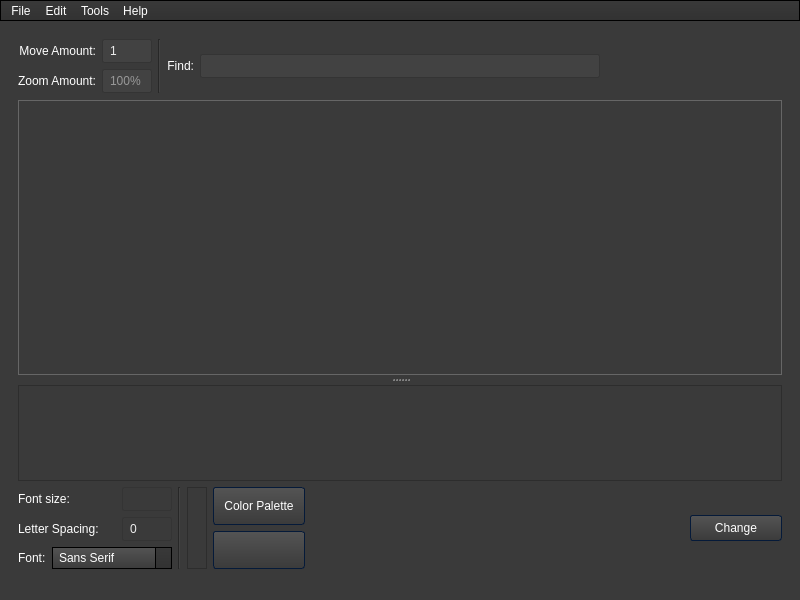
<?xml version="1.0" encoding="UTF-8"?>
<ui version="4.0">
 <class>MainWindow</class>
 <widget class="QMainWindow" name="MainWindow">
  <property name="geometry">
   <rect>
    <x>0</x>
    <y>0</y>
    <width>800</width>
    <height>600</height>
   </rect>
  </property>
  <property name="windowTitle">
   <string>MainWindow</string>
  </property>
  <property name="styleSheet">
   <string notr="true">/*-----QWidget-----*/
QWidget
{
	background-color: #3a3a3a;
	color: #fff;
	selection-background-color: #2ee6e6;
	selection-color: #000;

}


/*-----QLabel-----*/
QLabel
{
	background-color: transparent;
	color: #fff;

}


/*-----QMenuBar-----*/
QMenuBar
{
	background-color: qlineargradient(spread:repeat, x1:1, y1:0, x2:1, y2:1, stop:0 rgba(57, 57, 57, 255),stop:1 rgba(50, 50, 50, 255));
	border: 1px solid #000;
	color: #fff;

}


QMenuBar::item
{
	background-color: transparent;

}


QMenuBar::item:selected
{
	background-color: rgba(54, 201, 201, 20%);
	border: 1px solid #2ee6e6;
	color: #fff;

}


QMenuBar::item:pressed
{
	background-color: rgb(54, 201, 201);
	border: 1px solid #2ee6e6;
	color: #fff;

}


/*-----QMenu-----*/
QMenu
{
    background-color: qlineargradient(spread:repeat, x1:1, y1:0, x2:1, y2:1, stop:0 rgba(57, 57, 57, 255),stop:1 rgba(50, 50, 50, 255));
    border: 1px solid #222;
    padding: 4px;
	color: #fff;

}


QMenu::item
{
    background-color: transparent;
    padding: 2px 20px 2px 20px;

}


QMenu::separator
{
	background-color: rgb(54, 201, 201);
	height: 1px;

}


QMenu::item:disabled
{
    color: #555;
    background-color: transparent;
    padding: 2px 20px 2px 20px;

}


QMenu::item:selected
{
	background-color: rgba(54, 201, 201, 20%);
	border: 1px solid #2ee6e6;
	color: #fff;

}


/*-----QToolBar-----*/
QToolBar
{
	background-color: qlineargradient(spread:repeat, x1:1, y1:0, x2:1, y2:1, stop:0 rgba(69, 69, 69, 255),stop:1 rgba(58, 58, 58, 255));
	border-top: none;
	border-bottom: 1px solid #4f4f4f;
	border-left: 1px solid #4f4f4f;
	border-right: 1px solid #4f4f4f;

}


QToolBar::separator
{
	background-color: #2e2e2e;
	width: 1px;

}


/*-----QToolButton-----*/
QToolButton
{
	background-color: transparent;
	color: #fff;
	padding: 5px;
	padding-left: 8px;
	padding-right: 8px;
	margin-left: 1px;
}


QToolButton:hover
{
	background-color: rgba(54, 201, 201, 20%);
	border: 1px solid #2ee6e6;
	color: #fff;

}


QToolButton:pressed
{
	background-color: qlineargradient(spread:repeat, x1:1, y1:0, x2:1, y2:1, stop:0 rgba(57, 57, 57, 255),stop:1 rgba(50, 50, 50, 255));
	border: 1px solid #2ee6e6;

}


QToolButton:checked
{
	background-color: qlineargradient(spread:repeat, x1:1, y1:0, x2:1, y2:1, stop:0 rgba(57, 57, 57, 255),stop:1 rgba(50, 50, 50, 255));
	border: 1px solid #222;
}


/*-----QPushButton-----*/
QPushButton
{
	background-color: qlineargradient(spread:repeat, x1:1, y1:0, x2:1, y2:1, stop:0 rgba(84, 84, 84, 255),stop:1 rgba(59, 59, 59, 255));
	color: #ffffff;
	min-width: 80px;
	border-style: solid;
	border-width: 1px;
	border-radius: 3px;
	border-color: #051a39;
	padding: 5px;

}


QPushButton::flat
{
	background-color: transparent;
	border: none;
	color: #fff;

}


QPushButton::disabled
{
	background-color: #404040;
	color: #656565;
	border-color: #051a39;

}


QPushButton::hover
{
	background-color: rgba(54, 201, 201, 40%);
	border: 1px solid #2ee6e6;

}


QPushButton::pressed
{
	background-color: qlineargradient(spread:repeat, x1:1, y1:0, x2:1, y2:1, stop:0 rgba(74, 74, 74, 255),stop:1 rgba(49, 49, 49, 255));
	border: 1px solid #2ee6e6;

}


QPushButton::checked
{
	background-color: qlineargradient(spread:repeat, x1:1, y1:0, x2:1, y2:1, stop:0 rgba(74, 74, 74, 255),stop:1 rgba(49, 49, 49, 255));
	border: 1px solid #222;

}


/*-----QLineEdit-----*/
QLineEdit
{
	background-color: #131313;
	color : #eee;
	border: 1px solid #343434;
	border-radius: 2px;
	padding: 3px;
	padding-left: 5px;

}


/*-----QPlainTExtEdit-----*/
QPlainTextEdit
{
	background-color: #131313;
	color : #eee;
	border: 1px solid #343434;
	border-radius: 2px;
	padding: 3px;
	padding-left: 5px;

}


/*-----QTabBar-----*/
QTabBar::tab
{
	background-color: qlineargradient(spread:repeat, x1:1, y1:0, x2:1, y2:1, stop:0 rgba(84, 84, 84, 255),stop:1 rgba(59, 59, 59, 255));
	color: #ffffff;
	border-style: solid;
	border-width: 1px;
	border-color: #666;
	border-bottom: none;
	padding: 5px;
	padding-left: 15px;
	padding-right: 15px;

}


QTabWidget::pane
{
	background-color: red;
	border: 1px solid #666;
	top: 1px;

}


QTabBar::tab:last
{
	margin-right: 0;

}


QTabBar::tab:first:!selected
{
	background-color: #0c0c0d;
	margin-left: 0px;

}


QTabBar::tab:!selected
{
	color: #b1b1b1;
	border-bottom-style: solid;
	background-color: #0c0c0d;

}


QTabBar::tab:selected
{
	margin-bottom: 0px;

}


QTabBar::tab:!selected:hover
{
	border-top-color: #2ee6e6;

}


/*-----QComboBox-----*/
QComboBox
{
    background-color: qlineargradient(spread:repeat, x1:1, y1:0, x2:1, y2:1, stop:0 rgba(84, 84, 84, 255),stop:1 rgba(59, 59, 59, 255));
    border: 1px solid #000;
    padding-left: 6px;
    color: #ffffff;
    height: 20px;

}


QComboBox::disabled
{
	background-color: #404040;
	color: #656565;
	border-color: #051a39;

}


QComboBox:on
{
    background-color: #2ee6e6;
	color: #000;

}


QComboBox QAbstractItemView
{
    background-color: #383838;
    color: #ffffff;
    border: 1px solid black;
    selection-background-color: #2ee6e6;
    outline: 0;

}

QComboBox::drop-down
{
	background-color: qlineargradient(spread:repeat, x1:1, y1:0, x2:1, y2:1, stop:0 rgba(57, 57, 57, 255),stop:1 rgba(50, 50, 50, 255));
    subcontrol-origin: padding;
    subcontrol-position: top right;
    width: 15px;
    border-left-width: 1px;
    border-left-color: black;
    border-left-style: solid;

}


QComboBox::down-arrow
{
    image: url(://arrow-down.png);
    width: 8px;
    height: 8px;
}


/*-----QSpinBox &amp; QDateTimeEdit-----*/
QSpinBox,
QDateTimeEdit
{
    background-color: #131313;
	color : #eee;
	border: 1px solid #343434;
	padding: 3px;
	padding-left: 5px;
    border-radius : 2px;

}


QSpinBox::up-button,
QDateTimeEdit::up-button
{
	border-top-right-radius:2px;
	background-color: #777777;
    width: 16px;
    border-width: 1px;

}


QSpinBox::up-button:hover,
QDateTimeEdit::up-button:hover
{
	background-color: #585858;

}


QSpinBox::up-button:pressed,
QDateTimeEdit::up-button:pressed
{
	background-color: #252525;
    width: 16px;
    border-width: 1px;

}


QSpinBox::up-arrow,
QDateTimeEdit::up-arrow
{
    image: url(://arrow-up.png);
    width: 7px;
    height: 7px;

}


QSpinBox::down-button,
QDateTimeEdit::down-button
{
	border-bottom-right-radius:2px;
	background-color: #777777;
    width: 16px;
    border-width: 1px;

}


QSpinBox::down-button:hover,
QDateTimeEdit::down-button:hover
{
	background-color: #585858;

}


QSpinBox::down-button:pressed,
QDateTimeEdit::down-button:pressed
{
	background-color: #252525;
    width: 16px;
    border-width: 1px;

}


QSpinBox::down-arrow,
QDateTimeEdit::down-arrow
{
    image: url(://arrow-down.png);
    width: 7px;
    height: 7px;

}


/*-----QGroupBox-----*/
QGroupBox
{
    border: 1px solid;
    border-color: #666666;
	border-radius: 5px;
    margin-top: 20px;

}


QGroupBox::title
{
    background-color: transparent;
    color: #eee;
    subcontrol-origin: margin;
    padding: 5px;
	border-top-left-radius: 3px;
	border-top-right-radius: 3px;

}


/*-----QHeaderView-----*/
QHeaderView::section
{
    background-color: qlineargradient(spread:repeat, x1:1, y1:0, x2:1, y2:1, stop:0 rgba(60, 60, 60, 255),stop:1 rgba(50, 50, 50, 255));
	border: 1px solid #000;
    color: #fff;
    text-align: left;
	padding: 4px;

}


QHeaderView::section:disabled
{
    background-color: #525251;
    color: #656565;

}


QHeaderView::section:checked
{
    background-color: qlineargradient(spread:repeat, x1:1, y1:0, x2:1, y2:1, stop:0 rgba(60, 60, 60, 255),stop:1 rgba(50, 50, 50, 255));
    color: #fff;

}


QHeaderView::section::vertical::first,
QHeaderView::section::vertical::only-one
{
    border-top: 1px solid #353635;

}


QHeaderView::section::vertical
{
    border-top: 1px solid #353635;

}


QHeaderView::section::horizontal::first,
QHeaderView::section::horizontal::only-one
{
    border-left: 1px solid #353635;

}


QHeaderView::section::horizontal
{
    border-left: 1px solid #353635;

}


QTableCornerButton::section
{
    background-color: qlineargradient(spread:repeat, x1:1, y1:0, x2:1, y2:1, stop:0 rgba(60, 60, 60, 255),stop:1 rgba(50, 50, 50, 255));
	border: 1px solid #000;
    color: #fff;

}


/*-----QTreeWidget-----*/
QTreeView
{
	show-decoration-selected: 1;
	alternate-background-color: #3a3a3a;
	selection-color: #fff;
	background-color: #2d2d2d;
	border: 1px solid gray;
	padding-top : 5px;
	color: #fff;
	font: 8pt;

}


QTreeView::item:selected
{
	color:#fff;
	background-color: #2ee6e6;
	border-radius: 0px;

}


QTreeView::item:!selected:hover
{
    background-color: #262626;
    border: none;
    color: white;

}


QTreeView::branch:has-children:!has-siblings:closed,
QTreeView::branch:closed:has-children:has-siblings
{
	image: url(://tree-closed.png);

}


QTreeView::branch:open:has-children:!has-siblings,
QTreeView::branch:open:has-children:has-siblings
{
	image: url(://tree-open.png);

}


/*-----QListView-----*/
QListView
{
	background-color: qlineargradient(spread:repeat, x1:1, y1:0, x2:1, y2:1, stop:0 rgba(83, 83, 83, 255),stop:0.293269 rgba(81, 81, 81, 255),stop:0.634615 rgba(79, 79, 79, 255),stop:1 rgba(83, 83, 83, 255));
    border : none;
    color: white;
    show-decoration-selected: 1;
    outline: 0;
	border: 1px solid gray;

}


QListView::disabled
{
	background-color: #656565;
	color: #1b1b1b;
    border: 1px solid #656565;

}


QListView::item
{
	background-color: #2d2d2d;
    padding: 1px;

}


QListView::item:alternate
{
    background-color: #3a3a3a;

}


QListView::item:selected
{
	background-color: #2ee6e6;
	border: 1px solid #2ee6e6;
	color: #fff;

}


QListView::item:selected:!active
{
	background-color: #2ee6e6;
	border: 1px solid #2ee6e6;
	color: #fff;

}


QListView::item:selected:active
{
	background-color: #2ee6e6;
	border: 1px solid #2ee6e6;
	color: #fff;

}


QListView::item:hover {
    background-color: #262626;
    border: none;
    color: white;

}


/*-----QCheckBox-----*/
QCheckBox
{
	background-color: transparent;
    color: lightgray;
	border: none;

}


QCheckBox::indicator
{
    background-color: #323232;
    border: 1px solid darkgray;
    width: 12px;
    height: 12px;

}


QCheckBox::indicator:checked
{
    image:url(&quot;./ressources/check.png&quot;);
	background-color: #2ee6e6;
    border: 1px solid #3a546e;

}


QCheckBox::indicator:unchecked:hover
{
	border: 1px solid #2ee6e6;

}


QCheckBox::disabled
{
	color: #656565;

}


QCheckBox::indicator:disabled
{
	background-color: #656565;
	color: #656565;
    border: 1px solid #656565;

}


/*-----QRadioButton-----*/
QRadioButton
{
	color: lightgray;
	background-color: transparent;

}


QRadioButton::indicator::unchecked:hover
{
	background-color: lightgray;
	border: 2px solid #2ee6e6;
	border-radius: 6px;
}


QRadioButton::indicator::checked
{
	border: 2px solid #2ee6e6;
	border-radius: 6px;
	background-color: rgba(183,134,32,20%);
	width: 9px;
	height: 9px;

}


/*-----QSlider-----*/
QSlider::groove:horizontal
{
	background-color: transparent;
	height: 3px;

}


QSlider::sub-page:horizontal
{
	background-color: #2ee6e6;

}


QSlider::add-page:horizontal
{
	background-color: #131313;

}


QSlider::handle:horizontal
{
	background-color: #2ee6e6;
	width: 14px;
	margin-top: -6px;
	margin-bottom: -6px;
	border-radius: 6px;

}


QSlider::handle:horizontal:hover
{
	background-color: #d89e25;
	border-radius: 6px;

}


QSlider::sub-page:horizontal:disabled
{
	background-color: #bbb;
	border-color: #999;

}


QSlider::add-page:horizontal:disabled
{
	background-color: #eee;
	border-color: #999;

}


QSlider::handle:horizontal:disabled
{
	background-color: #eee;
	border: 1px solid #aaa;
	border-radius: 3px;

}


/*-----QScrollBar-----*/
QScrollBar:horizontal
{
    border: 1px solid #222222;
    background-color: #3d3d3d;
    height: 15px;
    margin: 0px 16px 0 16px;

}


QScrollBar::handle:horizontal
{
	background-color: qlineargradient(spread:repeat, x1:1, y1:0, x2:1, y2:1, stop:0 rgba(97, 97, 97, 255),stop:1 rgba(90, 90, 90, 255));
	border: 1px solid #2d2d2d;
    min-height: 20px;

}


QScrollBar::add-line:horizontal
{
	background-color: qlineargradient(spread:repeat, x1:1, y1:0, x2:1, y2:1, stop:0 rgba(97, 97, 97, 255),stop:1 rgba(90, 90, 90, 255));
	border: 1px solid #2d2d2d;
    width: 15px;
    subcontrol-position: right;
    subcontrol-origin: margin;

}


QScrollBar::sub-line:horizontal
{
	background-color: qlineargradient(spread:repeat, x1:1, y1:0, x2:1, y2:1, stop:0 rgba(97, 97, 97, 255),stop:1 rgba(90, 90, 90, 255));
	border: 1px solid #2d2d2d;
    width: 15px;
    subcontrol-position: left;
    subcontrol-origin: margin;

}


QScrollBar::right-arrow:horizontal
{
    image: url(://arrow-right.png);
    width: 6px;
    height: 6px;

}


QScrollBar::left-arrow:horizontal
{
    image: url(://arrow-left.png);
    width: 6px;
    height: 6px;

}


QScrollBar::add-page:horizontal, QScrollBar::sub-page:horizontal
{
    background: none;

}


QScrollBar:vertical
{
    background-color: #3d3d3d;
    width: 16px;
	border: 1px solid #2d2d2d;
    margin: 16px 0px 16px 0px;

}


QScrollBar::handle:vertical
{
    background-color: qlineargradient(spread:repeat, x1:1, y1:0, x2:1, y2:1, stop:0 rgba(97, 97, 97, 255),stop:1 rgba(90, 90, 90, 255));
	border: 1px solid #2d2d2d;
    min-height: 20px;

}


QScrollBar::add-line:vertical
{
	background-color: qlineargradient(spread:repeat, x1:1, y1:0, x2:1, y2:1, stop:0 rgba(97, 97, 97, 255),stop:1 rgba(90, 90, 90, 255));
	border: 1px solid #2d2d2d;
    height: 15px;
    subcontrol-position: bottom;
    subcontrol-origin: margin;

}


QScrollBar::sub-line:vertical
{
	background-color: qlineargradient(spread:repeat, x1:1, y1:0, x2:1, y2:1, stop:0 rgba(97, 97, 97, 255),stop:1 rgba(90, 90, 90, 255));
	border: 1px solid #2d2d2d;
    height: 15px;
    subcontrol-position: top;
    subcontrol-origin: margin;

}


QScrollBar::up-arrow:vertical
{
    image: url(://arrow-up.png);
    width: 6px;
    height: 6px;

}


QScrollBar::down-arrow:vertical
{
    image: url(://arrow-down.png);
    width: 6px;
    height: 6px;

}


QScrollBar::add-page:vertical, QScrollBar::sub-page:vertical
{
    background: none;

}


/*-----QProgressBar-----*/
QProgressBar
{
    border: 1px solid #666666;
    text-align: center;
	color: #000;
	font-weight: bold;

}


QProgressBar::chunk
{
    background-color: #2ee6e6;
    width: 30px;
    margin: 0.5px;

}
</string>
  </property>
  <widget class="QWidget" name="centralwidget">
   <layout class="QVBoxLayout" name="verticalLayout_9">
    <item>
     <widget class="QWidget" name="widget_3" native="true">
      <layout class="QVBoxLayout" name="verticalLayout_20">
       <property name="bottomMargin">
        <number>0</number>
       </property>
       <item>
        <layout class="QVBoxLayout" name="ImageScrollLayout">
         <item>
          <layout class="QVBoxLayout" name="Edit">
           <item>
            <widget class="QSplitter" name="splitter">
             <property name="sizePolicy">
              <sizepolicy hsizetype="Preferred" vsizetype="Preferred">
               <horstretch>0</horstretch>
               <verstretch>0</verstretch>
              </sizepolicy>
             </property>
             <property name="orientation">
              <enum>Qt::Vertical</enum>
             </property>
             <property name="handleWidth">
              <number>10</number>
             </property>
             <widget class="QWidget" name="Edit_2" native="true">
              <property name="sizePolicy">
               <sizepolicy hsizetype="Preferred" vsizetype="Minimum">
                <horstretch>0</horstretch>
                <verstretch>8</verstretch>
               </sizepolicy>
              </property>
              <layout class="QVBoxLayout" name="verticalLayout_2">
               <item>
                <layout class="QHBoxLayout" name="horizontalLayout" stretch="0,0,0,3">
                 <item>
                  <layout class="QVBoxLayout" name="verticalLayout_3">
                   <property name="sizeConstraint">
                    <enum>QLayout::SetFixedSize</enum>
                   </property>
                   <item>
                    <layout class="QHBoxLayout" name="horizontalLayout_12">
                     <item>
                      <widget class="QLabel" name="label_3">
                       <property name="text">
                        <string>Move Amount:</string>
                       </property>
                       <property name="alignment">
                        <set>Qt::AlignRight|Qt::AlignTrailing|Qt::AlignVCenter</set>
                       </property>
                      </widget>
                     </item>
                     <item>
                      <widget class="QLineEdit" name="moveFactor">
                       <property name="maximumSize">
                        <size>
                         <width>50</width>
                         <height>16777215</height>
                        </size>
                       </property>
                       <property name="styleSheet">
                        <string notr="true">.QLineEdit{
	background: rgba(255, 255, 255, 10)
}</string>
                       </property>
                       <property name="text">
                        <string>1</string>
                       </property>
                      </widget>
                     </item>
                    </layout>
                   </item>
                   <item>
                    <layout class="QHBoxLayout" name="horizontalLayout_11">
                     <item>
                      <widget class="QLabel" name="zoomLabel">
                       <property name="text">
                        <string>Zoom Amount:</string>
                       </property>
                       <property name="alignment">
                        <set>Qt::AlignRight|Qt::AlignTrailing|Qt::AlignVCenter</set>
                       </property>
                      </widget>
                     </item>
                     <item>
                      <widget class="QLineEdit" name="zoomFactor">
                       <property name="sizePolicy">
                        <sizepolicy hsizetype="Expanding" vsizetype="Fixed">
                         <horstretch>0</horstretch>
                         <verstretch>0</verstretch>
                        </sizepolicy>
                       </property>
                       <property name="maximumSize">
                        <size>
                         <width>50</width>
                         <height>16777215</height>
                        </size>
                       </property>
                       <property name="autoFillBackground">
                        <bool>false</bool>
                       </property>
                       <property name="styleSheet">
                        <string notr="true">.QLineEdit{
	background: rgba(255, 255, 255, 10)
}</string>
                       </property>
                       <property name="text">
                        <string/>
                       </property>
                       <property name="maxLength">
                        <number>5</number>
                       </property>
                       <property name="placeholderText">
                        <string>100%</string>
                       </property>
                      </widget>
                     </item>
                    </layout>
                   </item>
                  </layout>
                 </item>
                 <item>
                  <widget class="Line" name="line_2">
                   <property name="orientation">
                    <enum>Qt::Vertical</enum>
                   </property>
                  </widget>
                 </item>
                 <item>
                  <layout class="QHBoxLayout" name="horizontalLayout_4">
                   <property name="sizeConstraint">
                    <enum>QLayout::SetFixedSize</enum>
                   </property>
                   <item>
                    <widget class="QLabel" name="label">
                     <property name="text">
                      <string>Find:</string>
                     </property>
                     <property name="alignment">
                      <set>Qt::AlignRight|Qt::AlignTrailing|Qt::AlignVCenter</set>
                     </property>
                    </widget>
                   </item>
                   <item>
                    <widget class="QLineEdit" name="find">
                     <property name="minimumSize">
                      <size>
                       <width>400</width>
                       <height>0</height>
                      </size>
                     </property>
                     <property name="styleSheet">
                      <string notr="true">.QLineEdit{
	background: rgba(255, 255, 255, 10)
}</string>
                     </property>
                    </widget>
                   </item>
                  </layout>
                 </item>
                 <item>
                  <spacer name="horizontalSpacer">
                   <property name="orientation">
                    <enum>Qt::Horizontal</enum>
                   </property>
                   <property name="sizeHint" stdset="0">
                    <size>
                     <width>40</width>
                     <height>20</height>
                    </size>
                   </property>
                  </spacer>
                 </item>
                </layout>
               </item>
               <item>
                <widget class="QTabWidget" name="tab">
                 <property name="styleSheet">
                  <string notr="true">border:  0px</string>
                 </property>
                 <property name="currentIndex">
                  <number>-1</number>
                 </property>
                 <property name="elideMode">
                  <enum>Qt::ElideNone</enum>
                 </property>
                 <property name="tabsClosable">
                  <bool>true</bool>
                 </property>
                 <property name="movable">
                  <bool>true</bool>
                 </property>
                </widget>
               </item>
              </layout>
             </widget>
             <widget class="QWidget" name="TextEditContainer" native="true">
              <property name="sizePolicy">
               <sizepolicy hsizetype="Preferred" vsizetype="Preferred">
                <horstretch>0</horstretch>
                <verstretch>1</verstretch>
               </sizepolicy>
              </property>
              <property name="minimumSize">
               <size>
                <width>0</width>
                <height>100</height>
               </size>
              </property>
              <property name="maximumSize">
               <size>
                <width>16777215</width>
                <height>16777215</height>
               </size>
              </property>
              <property name="baseSize">
               <size>
                <width>0</width>
                <height>0</height>
               </size>
              </property>
              <layout class="QVBoxLayout" name="verticalLayout">
               <property name="sizeConstraint">
                <enum>QLayout::SetMinAndMaxSize</enum>
               </property>
               <property name="bottomMargin">
                <number>0</number>
               </property>
               <item>
                <widget class="QTextEdit" name="textEdit">
                 <property name="sizePolicy">
                  <sizepolicy hsizetype="Preferred" vsizetype="Preferred">
                   <horstretch>0</horstretch>
                   <verstretch>0</verstretch>
                  </sizepolicy>
                 </property>
                 <property name="minimumSize">
                  <size>
                   <width>0</width>
                   <height>0</height>
                  </size>
                 </property>
                 <property name="baseSize">
                  <size>
                   <width>0</width>
                   <height>0</height>
                  </size>
                 </property>
                </widget>
               </item>
               <item>
                <layout class="QHBoxLayout" name="textOptions" stretch="0,0,0,0,5,0">
                 <property name="sizeConstraint">
                  <enum>QLayout::SetMinAndMaxSize</enum>
                 </property>
                 <item>
                  <layout class="QVBoxLayout" name="verticalLayout_5">
                   <property name="sizeConstraint">
                    <enum>QLayout::SetFixedSize</enum>
                   </property>
                   <item>
                    <layout class="QHBoxLayout" name="horizontalLayout_7">
                     <property name="sizeConstraint">
                      <enum>QLayout::SetFixedSize</enum>
                     </property>
                     <item>
                      <widget class="QLabel" name="fontSizeLabel">
                       <property name="text">
                        <string>Font size:</string>
                       </property>
                      </widget>
                     </item>
                     <item>
                      <widget class="QLineEdit" name="fontSizeInput">
                       <property name="sizePolicy">
                        <sizepolicy hsizetype="Fixed" vsizetype="Fixed">
                         <horstretch>0</horstretch>
                         <verstretch>0</verstretch>
                        </sizepolicy>
                       </property>
                       <property name="maximumSize">
                        <size>
                         <width>50</width>
                         <height>16777215</height>
                        </size>
                       </property>
                       <property name="styleSheet">
                        <string notr="true">.QLineEdit{
background:transparent;
}</string>
                       </property>
                      </widget>
                     </item>
                    </layout>
                   </item>
                   <item>
                    <layout class="QHBoxLayout" name="horizontalLayout_2">
                     <item>
                      <widget class="QLabel" name="label_4">
                       <property name="text">
                        <string>Letter Spacing:</string>
                       </property>
                      </widget>
                     </item>
                     <item>
                      <widget class="QLineEdit" name="letterSpacing">
                       <property name="maximumSize">
                        <size>
                         <width>50</width>
                         <height>16777215</height>
                        </size>
                       </property>
                       <property name="styleSheet">
                        <string notr="true">.QLineEdit{
background:transparent;
}</string>
                       </property>
                       <property name="text">
                        <string>0</string>
                       </property>
                       <property name="placeholderText">
                        <string>100%</string>
                       </property>
                      </widget>
                     </item>
                    </layout>
                   </item>
                   <item>
                    <layout class="QHBoxLayout" name="horizontalLayout_6">
                     <property name="sizeConstraint">
                      <enum>QLayout::SetFixedSize</enum>
                     </property>
                     <item>
                      <widget class="QLabel" name="label_2">
                       <property name="text">
                        <string>Font:</string>
                       </property>
                      </widget>
                     </item>
                     <item>
                      <widget class="QComboBox" name="fontBox">
                       <item>
                        <property name="text">
                         <string>Sans Serif</string>
                        </property>
                       </item>
                       <item>
                        <property name="text">
                         <string>FreeMono</string>
                        </property>
                       </item>
                       <item>
                        <property name="text">
                         <string>FreeSans</string>
                        </property>
                       </item>
                       <item>
                        <property name="text">
                         <string>FreeSerif</string>
                        </property>
                       </item>
                       <item>
                        <property name="text">
                         <string>Monospace</string>
                        </property>
                       </item>
                       <item>
                        <property name="text">
                         <string>Source Code Pro</string>
                        </property>
                       </item>
                       <item>
                        <property name="text">
                         <string>Arial</string>
                        </property>
                       </item>
                       <item>
                        <property name="text">
                         <string>Open Sans</string>
                        </property>
                       </item>
                      </widget>
                     </item>
                    </layout>
                   </item>
                  </layout>
                 </item>
                 <item>
                  <widget class="Line" name="line">
                   <property name="orientation">
                    <enum>Qt::Vertical</enum>
                   </property>
                  </widget>
                 </item>
                 <item>
                  <widget class="QGraphicsView" name="colorSelect">
                   <property name="sizePolicy">
                    <sizepolicy hsizetype="Preferred" vsizetype="Preferred">
                     <horstretch>0</horstretch>
                     <verstretch>0</verstretch>
                    </sizepolicy>
                   </property>
                   <property name="maximumSize">
                    <size>
                     <width>20</width>
                     <height>16777215</height>
                    </size>
                   </property>
                  </widget>
                 </item>
                 <item>
                  <layout class="QVBoxLayout" name="verticalLayout_4">
                   <property name="sizeConstraint">
                    <enum>QLayout::SetMinimumSize</enum>
                   </property>
                   <item>
                    <widget class="QPushButton" name="color">
                     <property name="sizePolicy">
                      <sizepolicy hsizetype="Minimum" vsizetype="Minimum">
                       <horstretch>0</horstretch>
                       <verstretch>0</verstretch>
                      </sizepolicy>
                     </property>
                     <property name="text">
                      <string>Color Palette</string>
                     </property>
                    </widget>
                   </item>
                   <item>
                    <widget class="QPushButton" name="dropper">
                     <property name="sizePolicy">
                      <sizepolicy hsizetype="Minimum" vsizetype="Minimum">
                       <horstretch>0</horstretch>
                       <verstretch>0</verstretch>
                      </sizepolicy>
                     </property>
                     <property name="text">
                      <string/>
                     </property>
                    </widget>
                   </item>
                  </layout>
                 </item>
                 <item>
                  <spacer name="horizontalSpacer_2">
                   <property name="orientation">
                    <enum>Qt::Horizontal</enum>
                   </property>
                   <property name="sizeHint" stdset="0">
                    <size>
                     <width>40</width>
                     <height>20</height>
                    </size>
                   </property>
                  </spacer>
                 </item>
                 <item>
                  <widget class="QPushButton" name="changeButton">
                   <property name="text">
                    <string>Change</string>
                   </property>
                  </widget>
                 </item>
                </layout>
               </item>
              </layout>
             </widget>
            </widget>
           </item>
          </layout>
         </item>
        </layout>
       </item>
      </layout>
     </widget>
    </item>
   </layout>
  </widget>
  <widget class="QMenuBar" name="menubar">
   <property name="geometry">
    <rect>
     <x>0</x>
     <y>0</y>
     <width>800</width>
     <height>24</height>
    </rect>
   </property>
   <widget class="QMenu" name="menutest">
    <property name="title">
     <string>File</string>
    </property>
    <addaction name="actionOpen_Image"/>
    <addaction name="separator"/>
    <addaction name="actionSave_Image"/>
   </widget>
   <widget class="QMenu" name="menuEdit">
    <property name="title">
     <string>Edit</string>
    </property>
    <addaction name="actionUndo"/>
    <addaction name="separator"/>
    <addaction name="actionRedo_2"/>
    <addaction name="separator"/>
    <addaction name="actionHide_All"/>
    <addaction name="separator"/>
    <addaction name="actionAdd_Selection_Ctrl_A"/>
    <addaction name="separator"/>
    <addaction name="actionRemove_Selection_Ctrl_R"/>
    <addaction name="separator"/>
    <addaction name="actionGroup_Ctrl_G"/>
   </widget>
   <widget class="QMenu" name="menuTools">
    <property name="title">
     <string>Tools</string>
    </property>
    <addaction name="actionOptions"/>
   </widget>
   <widget class="QMenu" name="menuHelp">
    <property name="title">
     <string>Help</string>
    </property>
   </widget>
   <addaction name="menutest"/>
   <addaction name="menuEdit"/>
   <addaction name="menuTools"/>
   <addaction name="menuHelp"/>
  </widget>
  <widget class="QStatusBar" name="statusbar"/>
  <action name="actionOpen_Image">
   <property name="text">
    <string>Open Image</string>
   </property>
  </action>
  <action name="actionOptions">
   <property name="text">
    <string>Options</string>
   </property>
  </action>
  <action name="actionUndo">
   <property name="text">
    <string>Undo (Ctrl + Z)</string>
   </property>
  </action>
  <action name="actionRedo">
   <property name="text">
    <string>Redo</string>
   </property>
  </action>
  <action name="actionRedo_2">
   <property name="text">
    <string>Redo (Ctrl + Shift + Z)</string>
   </property>
  </action>
  <action name="actionSave_Image">
   <property name="text">
    <string>Save Image</string>
   </property>
  </action>
  <action name="actionHide_All">
   <property name="text">
    <string>Hide All (Ctrl + T)</string>
   </property>
  </action>
  <action name="actionAdd_Selection_Ctrl_A">
   <property name="text">
    <string>Add (Ctrl + A)</string>
   </property>
  </action>
  <action name="actionRemove_Selection_Ctrl_R">
   <property name="text">
    <string>Remove (Ctrl + R)</string>
   </property>
  </action>
  <action name="actionGroup_Ctrl_G">
   <property name="text">
    <string>Group (Ctrl + G)</string>
   </property>
  </action>
 </widget>
 <resources/>
 <connections/>
</ui>
